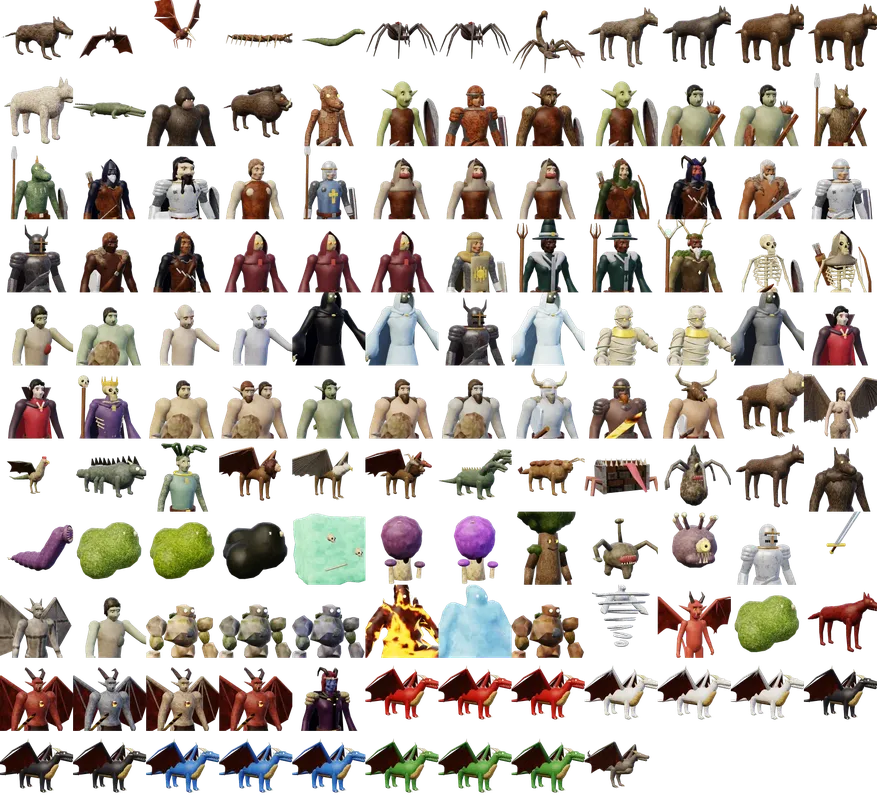
#> input picture forge/art/mons_colour.webp, 877 x 804 px, shrunk from 1728 x 1584 before the run
$ python thumbs.py art/mons_colour.webp art/mons_colour.webp 5
#> lines starting #> are read from the running program, lines starting #| are printed output that depends on the picture
"""The bestiary's pictures, cut to ink and paper so that they print on any colour."""
import sys, numpy as np
from PIL import Image
from scipy.ndimage import gaussian_filter as G, binary_dilation
src,out,cell=sys.argv[1],sys.argv[2],int(sys.argv[3])
im=Image.open(src).convert('RGBA'); W,H=im.size; big=im.resize((W*2,H*2),Image.LANCZOS); a=np.asarray(big).astype(float); c=cell*2; o=np.zeros_like(a)
#> further down, im is the input picture: PIL image 877x804 RGBA; mean R, G, B, A 75.6, 67.7, 60.3, 95.9
#> after `W, H = im.size`: W = 877; H = 804
for y in range(0,H*2,c):
    for x in range(0,W*2,c):
        t=a[y:y+c,x:x+c]; A=t[...,3]>110
        if A.sum()<50: continue
        L=t[...,0]*.3+t[...,1]*.59+t[...,2]*.11; wt=G(A.astype(float),2.2)+1e-6; S=G(np.where(A,L,0),2.2)/wt; wb=G(A.astype(float),9)+1e-6; B=G(np.where(A,L,0),9)/wb
        E=S*.55+(S-B)*1.1+.45*B; v=E[A]; lo,hi=np.percentile(v,[36,76]); hi=max(hi,lo+6)
        ink=A&((E<lo)|(L-S<-15)); pap=A&~ink&(E>hi); edge=binary_dilation(A,iterations=3)&~A; inner=A&~np.roll(A,1,0)|A&~np.roll(A,-1,0)|A&~np.roll(A,1,1)|A&~np.roll(A,-1,1)
        ink|=edge|inner; r=o[y:y+c,x:x+c]; r[pap]=[243,241,234,255]; r[ink]=[21,27,36,255]
rgba=o; al=rgba[...,3:4]/255.; pm=np.concatenate([rgba[...,:3]*al,rgba[...,3:4]],-1).astype(np.uint8)
small=np.asarray(Image.fromarray(pm,'RGBA').resize((W,H),Image.BOX)).astype(float); al=np.maximum(small[...,3:4]/255.,1e-3); small[...,:3]=np.clip(small[...,:3]/al,0,255)
#> after `small = np.asarray(Image.fromarray(pm, 'RGBA').resize((W, H), Image.BO`:
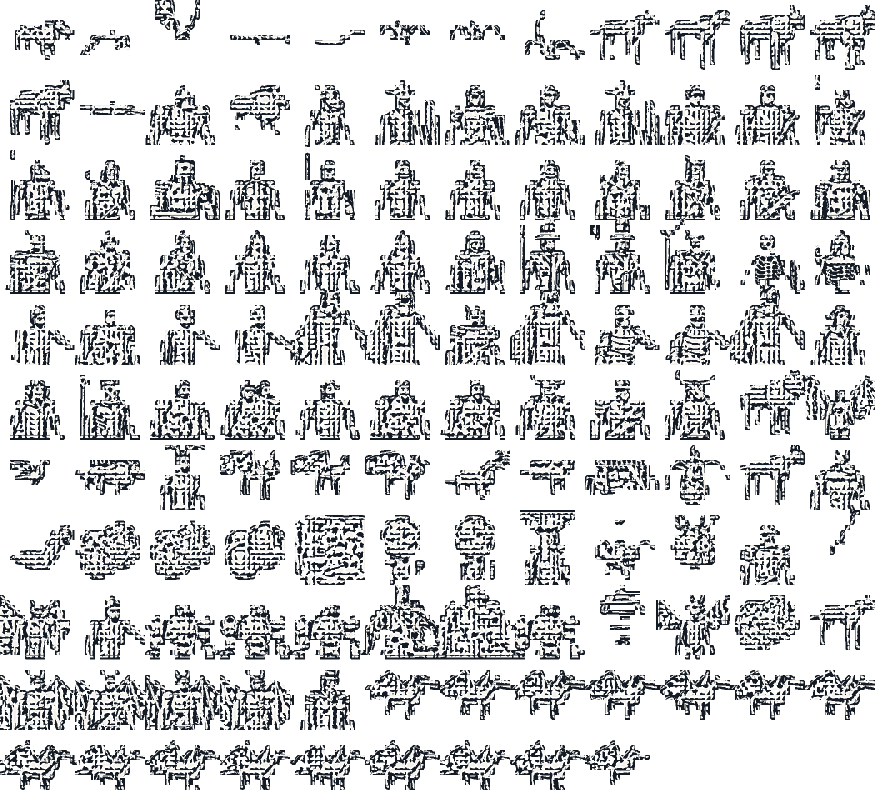
#> small: shape (804, 877, 4) float64; mean of channels 0, 1, 2, 3 25.3, 26.4, 27.7, 62.2; transparent parts drawn white
#> after `al = np.maximum(small[..., 3:4] / 255.0, 0.001)`:
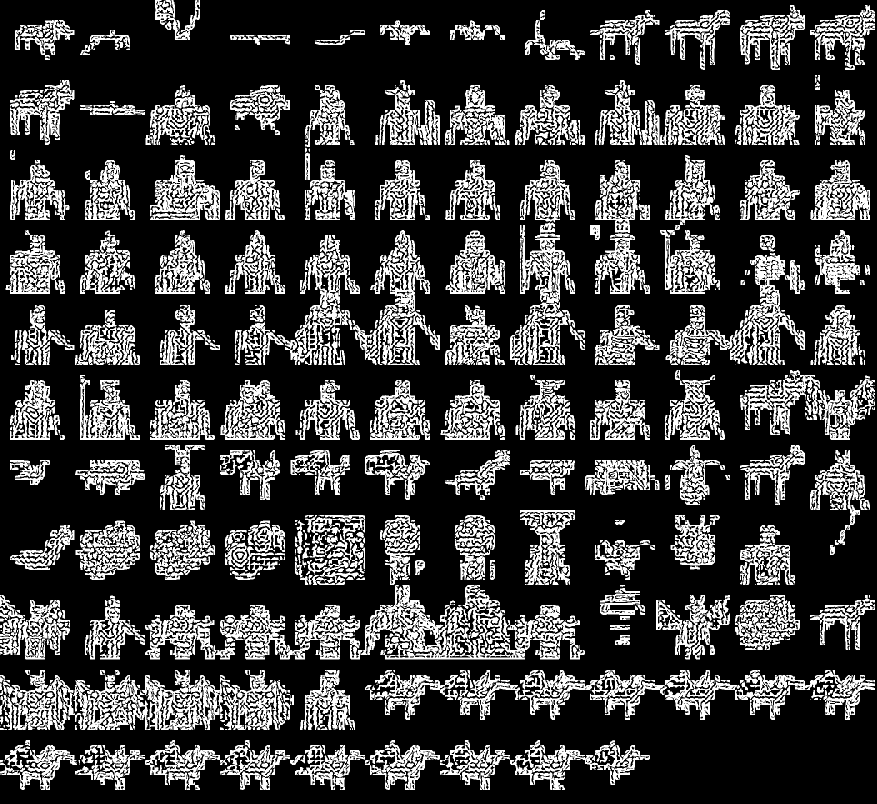
#> al: shape (804, 877, 1) float64; min 0.001, max 1, mean 0.245
Image.fromarray(small.astype(np.uint8),'RGBA').save(out,quality=88)
